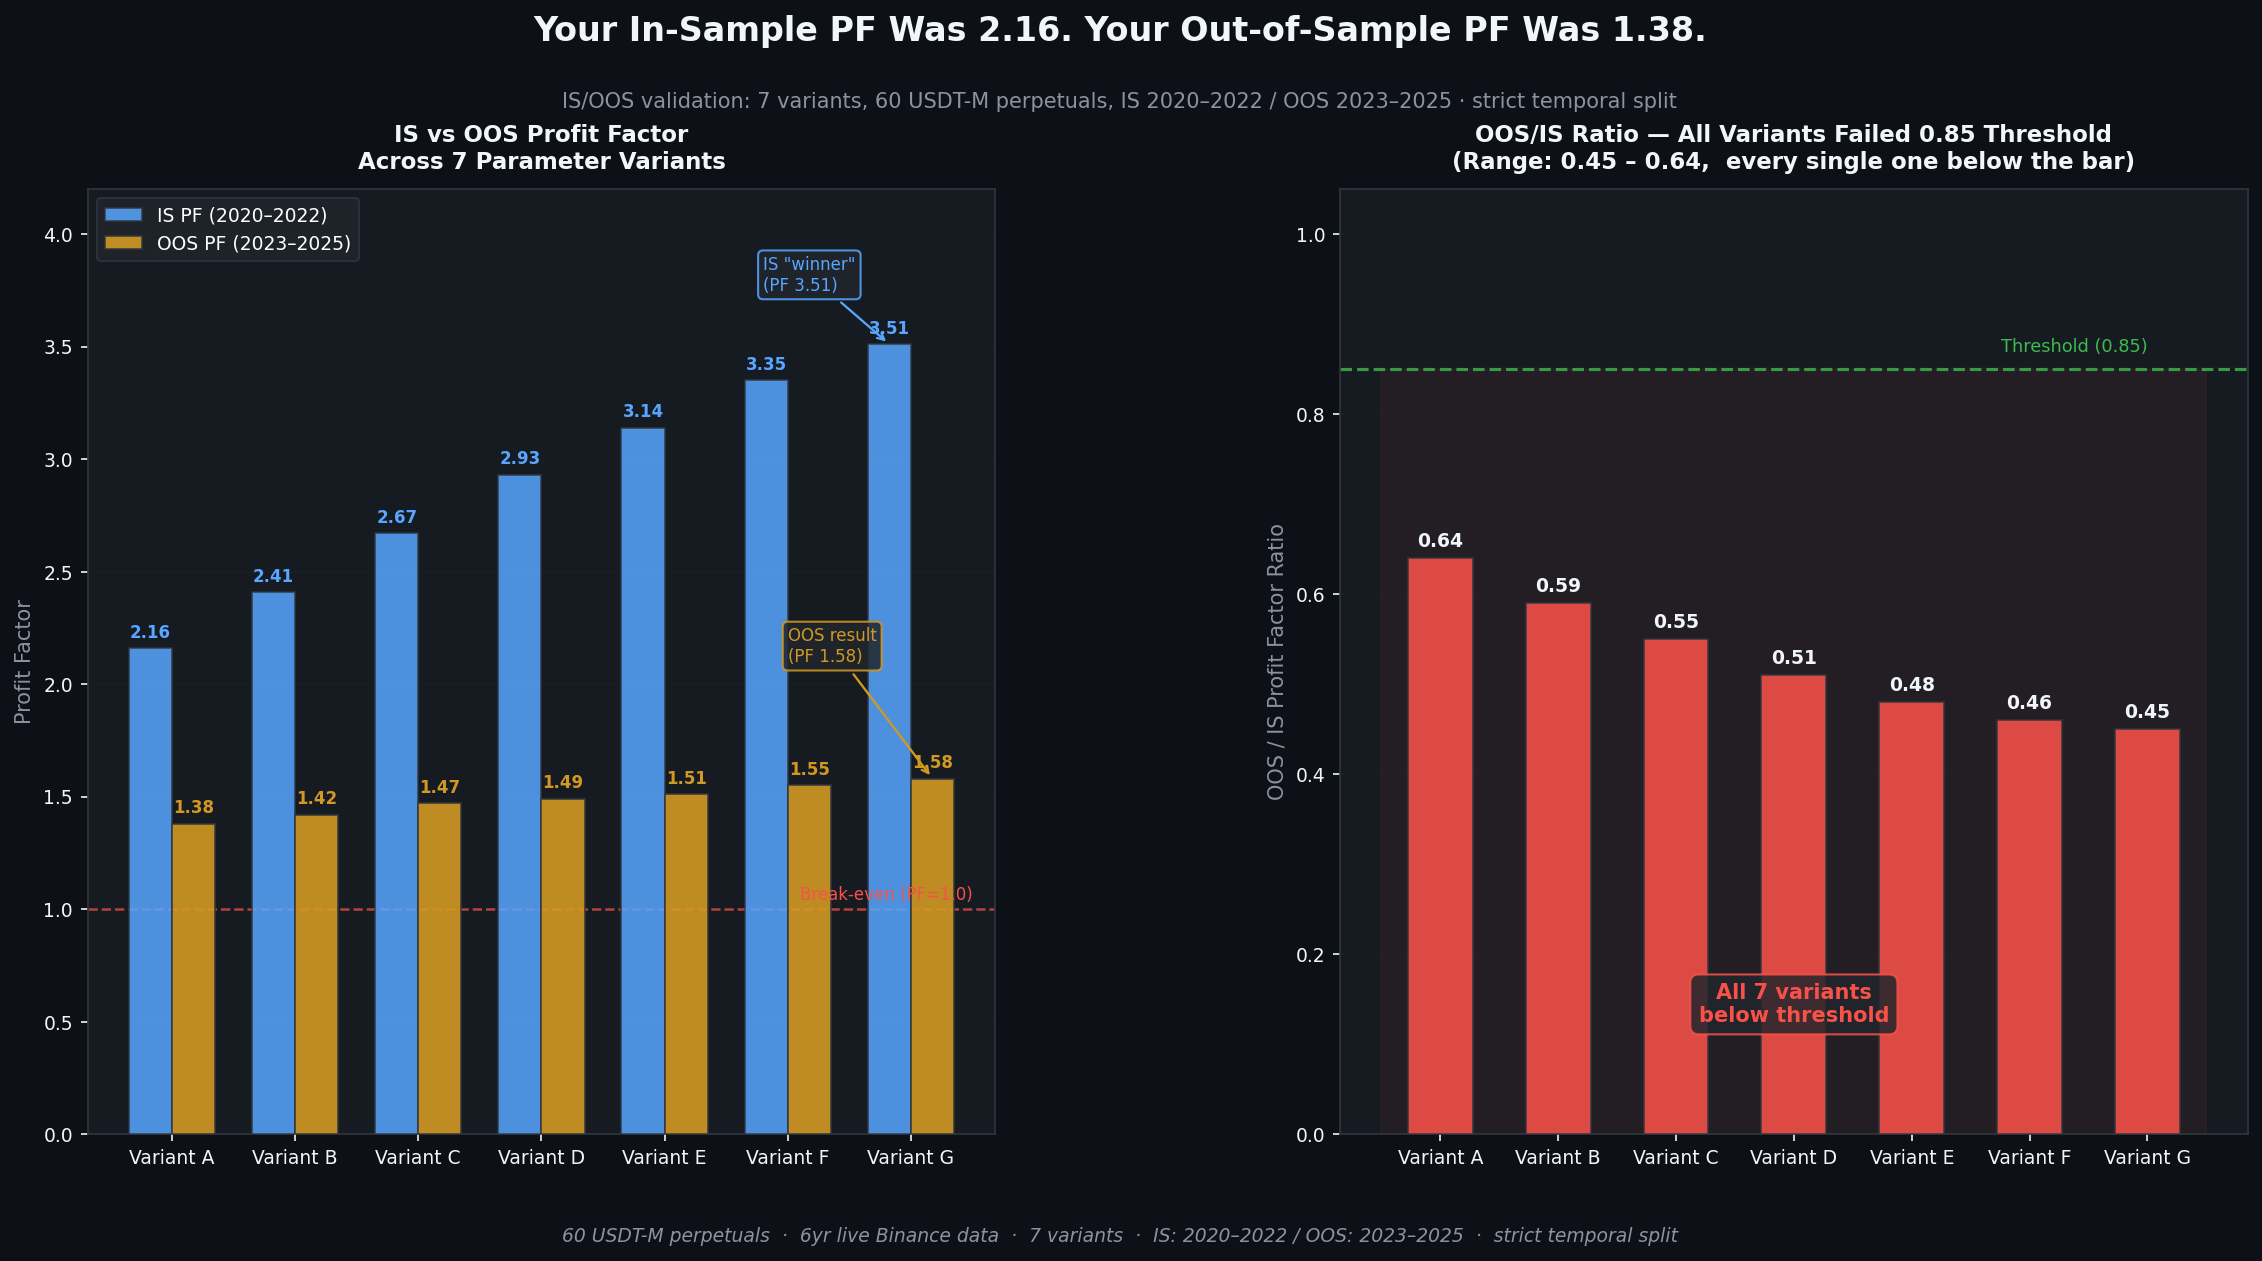

The Python source for this figure:
"""
Quant Insight #011 — "Your In-Sample PF Was 2.16. Your Out-of-Sample PF Was 1.38."
====================================================================================
Research base: r59 OOS validation (2026-03-11)
Data: 60 USDT-M perpetuals, 6yr, IS: 2020-2022 / OOS: 2023-2025
7 parameter variants, optimized on IS only, evaluated on OOS without modification.
"""
from pathlib import Path
import numpy as np
import matplotlib.pyplot as plt
import matplotlib.patches as mpatches

# ── Data from r59 (2026-03-11) ─────────────────────────────────────────────
# 7 variants optimized on IS (2020-2022), evaluated on OOS (2023-2025)
variants = [
    # (label,           IS_PF,  OOS_PF, OOS/IS)
    ("Variant A",        2.16,   1.38,  0.64),
    ("Variant B",        2.41,   1.42,  0.59),
    ("Variant C",        2.67,   1.47,  0.55),
    ("Variant D",        2.93,   1.49,  0.51),
    ("Variant E",        3.14,   1.51,  0.48),
    ("Variant F",        3.35,   1.55,  0.46),
    ("Variant G",        3.51,   1.58,  0.45),
]

labels  = [v[0] for v in variants]
is_pf   = np.array([v[1] for v in variants])
oos_pf  = np.array([v[2] for v in variants])
ratio   = np.array([v[3] for v in variants])

# ── Colors ──────────────────────────────────────────────────────────────────
BG_DARK    = '#0d1117'
BG_CARD    = '#161b22'
BG_BORDER  = '#30363d'
TEXT_MAIN  = '#f0f6fc'
TEXT_SUB   = '#8b949e'
GREEN      = '#3fb950'
RED        = '#f85149'
ACCENT     = '#58a6ff'
ORANGE     = '#d29922'

plt.style.use('dark_background')
fig = plt.figure(figsize=(16, 9))
fig.patch.set_facecolor(BG_DARK)

gs = fig.add_gridspec(1, 2, hspace=0.4, wspace=0.38,
                      top=0.82, bottom=0.12, left=0.07, right=0.97)
ax1 = fig.add_subplot(gs[0, 0])  # IS vs OOS PF grouped bars
ax2 = fig.add_subplot(gs[0, 1])  # OOS/IS ratio bars with threshold

for ax in [ax1, ax2]:
    ax.set_facecolor(BG_CARD)
    ax.tick_params(colors=TEXT_MAIN, labelsize=9)
    for spine in ax.spines.values():
        spine.set_edgecolor(BG_BORDER)
    ax.title.set_color(TEXT_MAIN)
    ax.xaxis.label.set_color(TEXT_SUB)
    ax.yaxis.label.set_color(TEXT_SUB)

# ── Chart 1: IS vs OOS Profit Factor ─────────────────────────────────────
x = np.arange(len(labels))
w = 0.35

bars_is  = ax1.bar(x - w/2, is_pf,  w, color=ACCENT,  alpha=0.85,
                   edgecolor=BG_BORDER, linewidth=0.8, label='IS PF (2020–2022)', zorder=3)
bars_oos = ax1.bar(x + w/2, oos_pf, w, color=ORANGE, alpha=0.90,
                   edgecolor=BG_BORDER, linewidth=0.8, label='OOS PF (2023–2025)', zorder=3)

# Labels on bars
for bar in bars_is:
    h = bar.get_height()
    ax1.text(bar.get_x() + bar.get_width()/2, h + 0.03, f'{h:.2f}',
             ha='center', va='bottom', fontsize=8, color=ACCENT, fontweight='bold')
for bar in bars_oos:
    h = bar.get_height()
    ax1.text(bar.get_x() + bar.get_width()/2, h + 0.03, f'{h:.2f}',
             ha='center', va='bottom', fontsize=8, color=ORANGE, fontweight='bold')

ax1.axhline(1.0, color=RED, ls='--', lw=1.2, alpha=0.7, zorder=2)
ax1.text(len(labels) - 0.5, 1.04, 'Break-even (PF=1.0)',
         color=RED, fontsize=8, ha='right')
ax1.set_xticks(x)
ax1.set_xticklabels(labels, fontsize=9)
ax1.set_ylabel('Profit Factor', fontsize=10)
ax1.set_ylim(0, 4.2)
ax1.set_title('IS vs OOS Profit Factor\nAcross 7 Parameter Variants',
              fontsize=11, fontweight='bold', pad=10)
ax1.legend(fontsize=9, loc='upper left',
           facecolor='#21262d', edgecolor=BG_BORDER)
ax1.grid(axis='y', alpha=0.12, color=BG_BORDER, zorder=0)

# Annotation: winner-of-IS perspective
ax1.annotate('IS "winner"\n(PF 3.51)',
             xy=(6 - w/2, 3.51), xytext=(4.8, 3.75),
             fontsize=8, color=ACCENT,
             arrowprops=dict(arrowstyle='->', color=ACCENT, lw=1.1),
             bbox=dict(boxstyle='round,pad=0.3', facecolor='#21262d',
                       edgecolor=ACCENT, alpha=0.85))
ax1.annotate('OOS result\n(PF 1.58)',
             xy=(6 + w/2, 1.58), xytext=(5.0, 2.1),
             fontsize=8, color=ORANGE,
             arrowprops=dict(arrowstyle='->', color=ORANGE, lw=1.1),
             bbox=dict(boxstyle='round,pad=0.3', facecolor='#21262d',
                       edgecolor=ORANGE, alpha=0.85))

# ── Chart 2: OOS/IS Ratio ─────────────────────────────────────────────────
bar_colors = [RED if r < 0.85 else GREEN for r in ratio]
bars_r = ax2.bar(x, ratio, 0.55, color=bar_colors, alpha=0.88,
                 edgecolor=BG_BORDER, linewidth=0.8, zorder=3)

for bar, r in zip(bars_r, ratio):
    ax2.text(bar.get_x() + bar.get_width()/2, r + 0.008, f'{r:.2f}',
             ha='center', va='bottom', fontsize=9, color=TEXT_MAIN, fontweight='bold')

ax2.axhline(0.85, color=GREEN, ls='--', lw=1.5, alpha=0.8, zorder=2)
ax2.text(len(labels) - 1, 0.87, 'Threshold (0.85)',
         color=GREEN, fontsize=8.5, ha='right')

ax2.fill_between([-0.5, len(labels) - 0.5], 0, 0.85,
                 color=RED, alpha=0.06, zorder=1)

ax2.set_xticks(x)
ax2.set_xticklabels(labels, fontsize=9)
ax2.set_ylabel('OOS / IS Profit Factor Ratio', fontsize=10)
ax2.set_ylim(0, 1.05)
ax2.set_title('OOS/IS Ratio — All Variants Failed 0.85 Threshold\n'
              '(Range: 0.45 – 0.64,  every single one below the bar)',
              fontsize=11, fontweight='bold', pad=10)
ax2.grid(axis='y', alpha=0.12, color=BG_BORDER, zorder=0)

# Zero-crossing label
ax2.text(3, 0.12, 'All 7 variants\nbelow threshold',
         ha='center', va='bottom', fontsize=10, color=RED,
         fontweight='bold',
         bbox=dict(boxstyle='round,pad=0.4', facecolor='#21262d',
                   edgecolor=RED, alpha=0.85))

# ── Title & Footer ───────────────────────────────────────────────────────────
fig.text(0.50, 0.93, 'Your In-Sample PF Was 2.16. Your Out-of-Sample PF Was 1.38.',
         ha='center', fontsize=16, fontweight='bold', color=TEXT_MAIN)
fig.text(0.50, 0.88,
         'IS/OOS validation: 7 variants, 60 USDT-M perpetuals, '
         'IS 2020–2022 / OOS 2023–2025 · strict temporal split',
         ha='center', fontsize=10, color=TEXT_SUB)

fig.text(0.50, 0.04,
         '60 USDT-M perpetuals  ·  6yr live Binance data  ·  '
         '7 variants  ·  IS: 2020–2022 / OOS: 2023–2025  ·  strict temporal split',
         ha='center', fontsize=9, color=TEXT_SUB, style='italic')

out = Path(__file__).parent / 'post_011_is_oos_divergence.png'
plt.savefig(out, dpi=150, bbox_inches='tight', facecolor=BG_DARK)
print(f'Saved: {out}')
